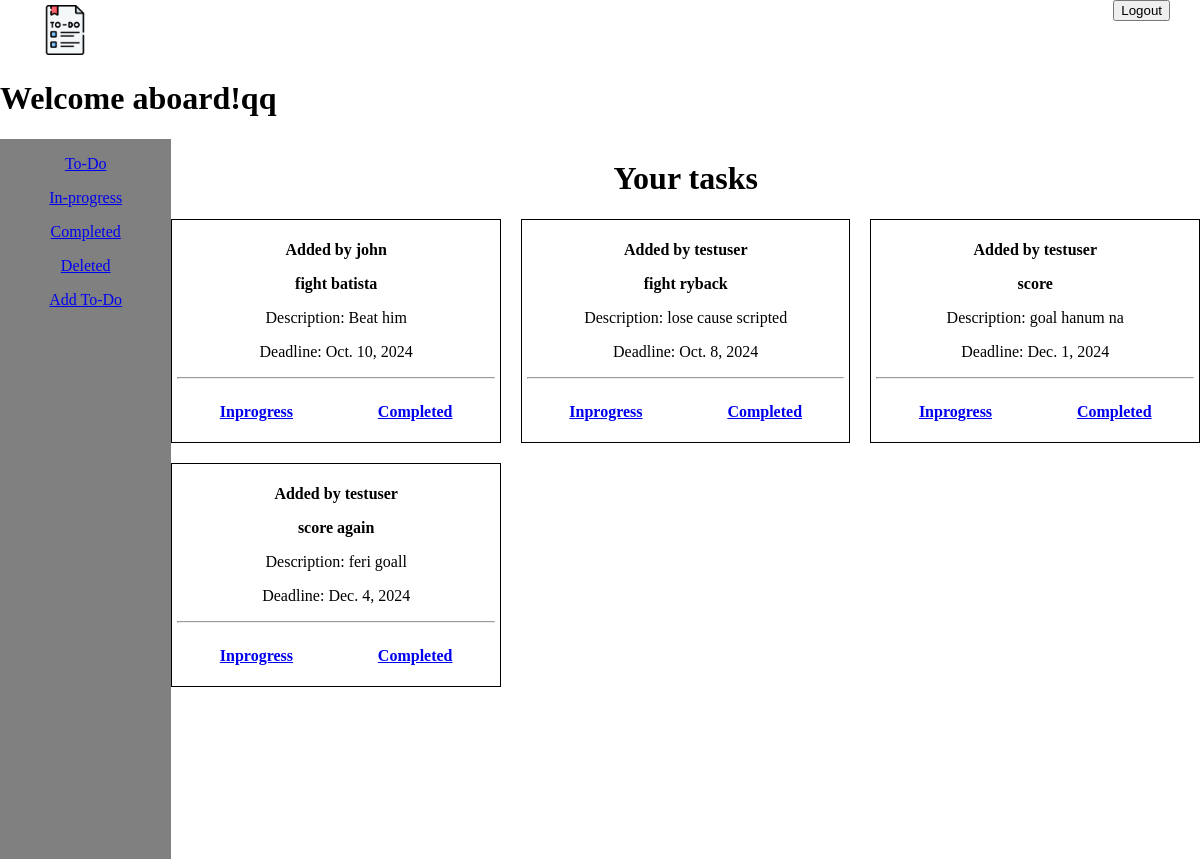
Screenshot of / (signed in) with the database file from the repository.
### base/models.py (models this page shows, shortened)
class Task(models.Model):
    STATUS_CHOICES= [
        ('todo', 'ToDo'),
        ('inporgress', 'InProgress'),
        ('completed', 'Completed'),
        ('deleted', 'Deleted'),
    ]
    user = models.ForeignKey(User, on_delete=models.CASCADE,null=True,)
    title = models.CharField(max_length=200)
    description = models.TextField()
    deadline = models.DateField()
    status = models.CharField(max_length=10, choices=STATUS_CHOICES, default='todo')
    created = models.DateTimeField(auto_now_add=True)

### base/views.py (the view)
# urls.py: path('', views.home, name='home'),
def home(request):
    now = timezone.now().date()  # Get the current date, ignoring the time
    expired_tasks = Task.objects.filter(deadline__lt=now) #lt bhaneko less than
    expired_tasks.update(status='deleted')
    tasks = Task.objects.filter(status='todo')
    context={'tasks': tasks}
    return render(request, 'base/home.html', context)

### base/templates/base/home.html
{% extends 'main.html' %}
{% load static  %}
{% block content %}
<link rel="stylesheet" type="text/css" href="/static/css/home.css">
<link rel="stylesheet" type="text/css" href="/static/css/side.css">
<body class="h">
    <h1>Welcome aboard!{{user.username }}</h1>
<div class="container">
    {% include 'base/sidebar.html' %}
    <div class="land">
        <h1>Your tasks</h1>
        <div class="box">
            {% for x in tasks %}
            <div class="task-item">
                <p><strong>Added by {{ x.user.username|default:"testuser" }}</strong></p>
                <p><b>{{x.title}}</b></p>
                <p>Description: {{x.description}}</p>
                <p>Deadline: {{x.deadline}}</p>
                <hr>
                <div class="below">
                    <a href="{% url 'change_p' x.id %}"><p><strong>Inprogress</strong></p></a>
                    <a href="{% url 'changeto_completed' x.id %}"><p><strong>Completed</strong></p></a>
                </div>
            </div>
            {% endfor %}
        </div>
    </div>
</div>
</body>
{% endblock %}

### static/css/home.css (style rules this page uses)
.h { margin: 0%; padding: 0%; }
.container { display: grid; grid-template-columns: 0.5fr 3fr; height: 90vh; }
.land h1 { text-align: center; }
.box { display: grid; grid-template-columns: 1fr 1fr 1fr; gap: 20px; }
.task-item { border: 1px solid #000; padding: 5px; text-align: center; }
.box .below { display: flex; justify-content: space-around; }

### rows the page displays
Task: user.username "john", title "fight batista", description "Beat him", deadline "Oct. 10, 2024"
Task: user.username "testuser", title "fight ryback", description "lose cause scripted", deadline "Oct. 8, 2024"
Task: user.username "testuser", title "score", description "goal hanum na", deadline "Dec. 1, 2024"
Task: user.username "testuser", title "score again", description "feri goall", deadline "Dec. 4, 2024"

### other values shown
{{ user.username }} "qq"
